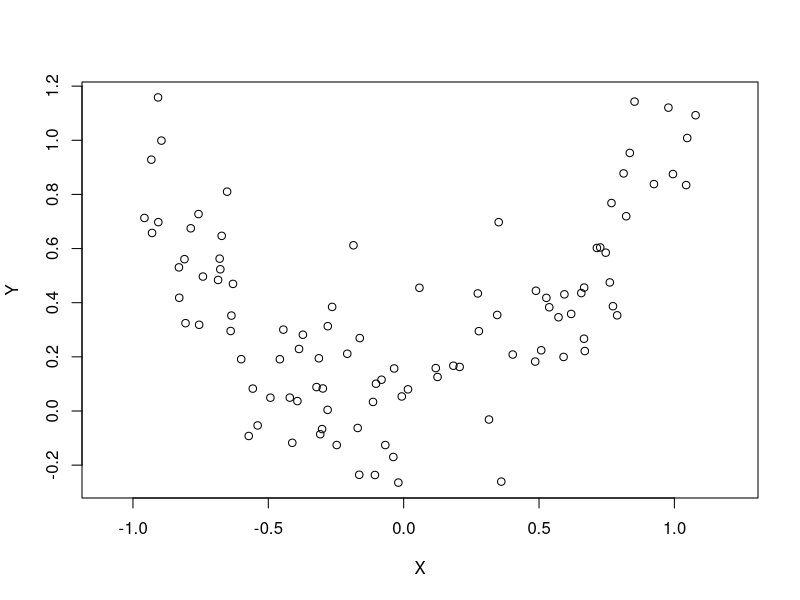
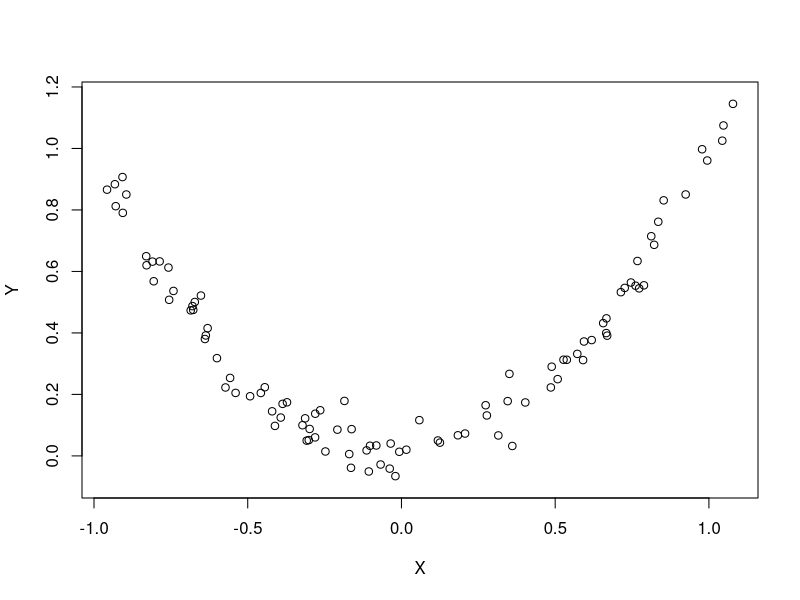
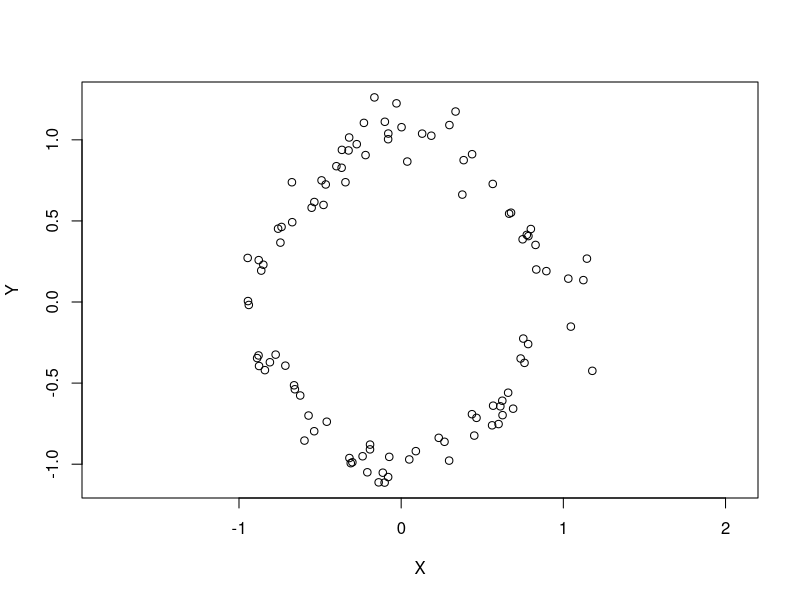
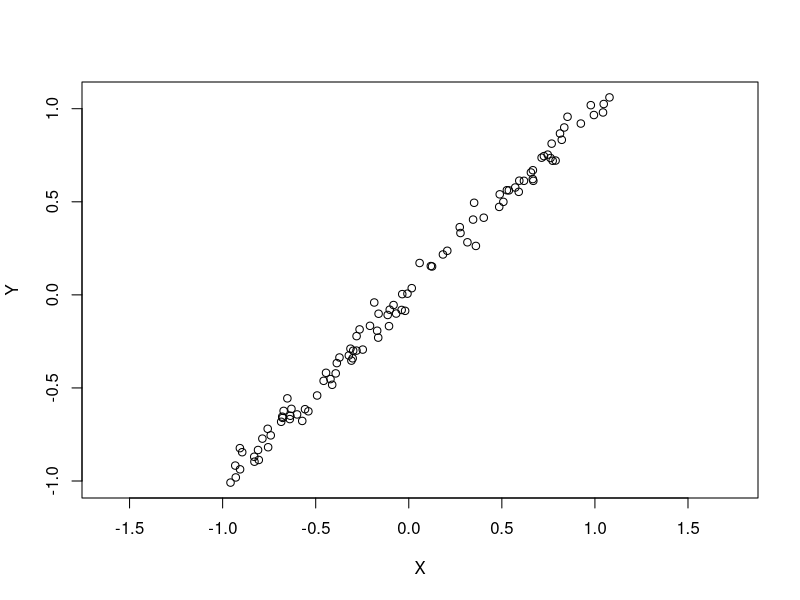
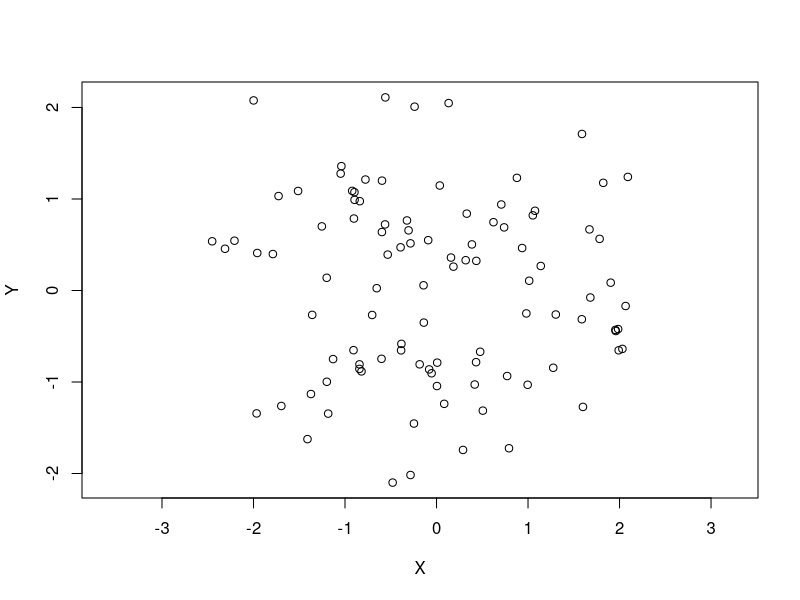
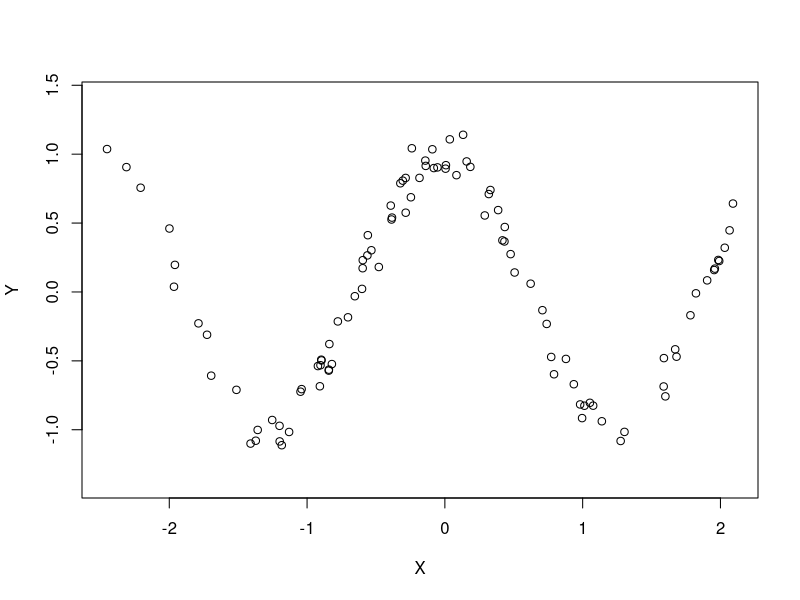
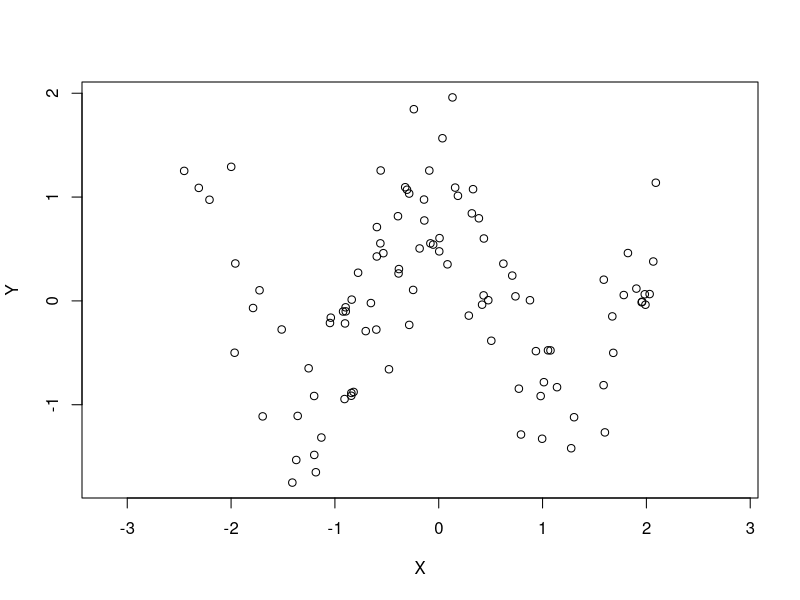

Here is the R script that generated these plots, in order:
## ---- chunk 1
distance_cov = function(X, Y){
    stopifnot(length(X) == length(Y))
    n = length(X)
    a = abs(matrix(rep(X, n), nrow=n, byrow=T) - matrix(rep(X, n), nrow=n))
    b = abs(matrix(rep(Y, n), nrow=n, byrow=T) - matrix(rep(Y, n), nrow=n))
    ad = apply(a, 1, mean)  # aj. = a.k
    add = sum(a) / (n*n)
    bd = apply(b, 1, mean)  # bj. = b.k
    bdd = sum(b) / (n*n)
    A = a - matrix(rep(ad, n), ncol=n) - matrix(rep(ad, n), ncol=n, byrow=T) + matrix(rep(add, n*n), ncol=n)
    B = b - matrix(rep(bd, n), ncol=n) - matrix(rep(bd, n), ncol=n, byrow=T) + matrix(rep(bdd, n*n), ncol=n)
    res = 0
    for(j in 1:n){
        for(k in 1:n){
            res = res + A[j,k] * B[j,k]
        }
    }
    return(sqrt(res/n^2))
}

distance_corr = function(X, Y){
    return(
        distance_cov(X,Y) / sqrt(distance_cov(X,X)*distance_cov(Y,Y))
        )
}
## ---- chunk 2
set.seed(2)
n = 100
X = runif(n, -1, 1) + rnorm(n, 0, 0.05)
Y = X^2 + rnorm(n, 0, 0.2)
plot(X, Y, asp=1)
distance_corr(X, Y)
## ---- chunk 3
set.seed(2)
n = 100
X = runif(n, -1, 1) + rnorm(n, 0, 0.05)
Y = X^2 + rnorm(n, 0, 0.05)
plot(X, Y, asp=1)
distance_corr(X, Y)
## ---- chunk 4
set.seed(2)
n = 100
X = runif(n, -1, 1) + rnorm(n, 0, 0.1)
Y1 = X[1:(n/2)]^2 + rnorm(n/2, 0, 0.1) - 1
Y2 = (-1)*X[((n/2)+1):n]^2 + rnorm(n/2, 0, 0.1) + 1
Y = c(Y1, Y2)
plot(X, Y, asp=1)
distance_corr(X, Y)
## ---- chunk 5
set.seed(2)
n = 100
X = runif(n, -1, 1) + rnorm(n, 0, 0.05)
Y = X + rnorm(n, 0, 0.05)
plot(X, Y, asp=1)
distance_corr(X, Y)
## ---- chunk 6
set.seed(2)
n = 100
X = rnorm(n, 0, 1)
Y = rnorm(n, 0, 1)
plot(X, Y, asp=1)
distance_corr(X, Y)
## ---- chunk 7
set.seed(2)
n = 100
X = rnorm(n, 0, 1)
Y = sin(X*2.5+1.6) + rnorm(n, 0, 0.1)
plot(X, Y, asp=1)
distance_corr(X, Y)
## ---- chunk 8
set.seed(2)
n = 100
X = rnorm(n, 0, 1)
Y = sin(X*2.5+1.6) + rnorm(n, 0, 0.5)
plot(X, Y, asp=1)
distance_corr(X, Y)
